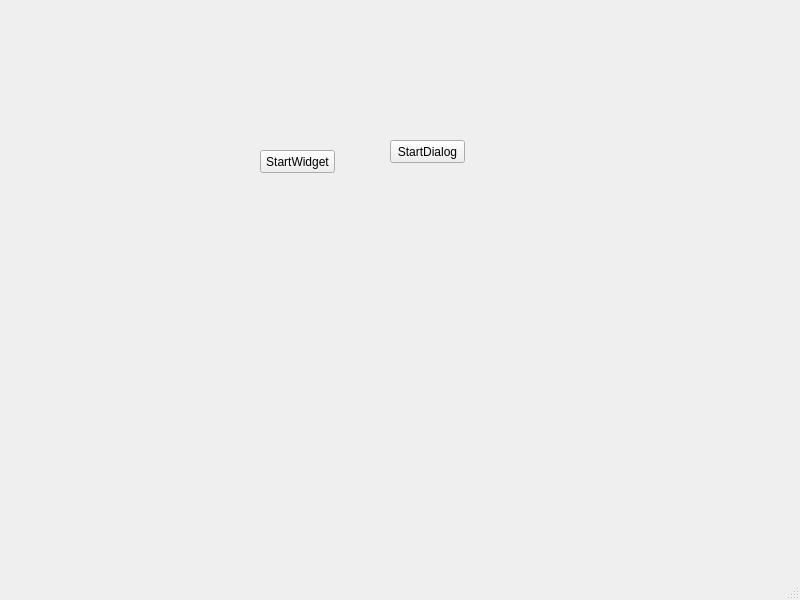
<?xml version="1.0" encoding="UTF-8"?>
<ui version="4.0">
 <class>MainWindow</class>
 <widget class="QMainWindow" name="MainWindow">
  <property name="geometry">
   <rect>
    <x>0</x>
    <y>0</y>
    <width>800</width>
    <height>600</height>
   </rect>
  </property>
  <property name="windowTitle">
   <string>MainWindow</string>
  </property>
  <widget class="QWidget" name="centralwidget">
   <widget class="QPushButton" name="starWidgetBtn">
    <property name="geometry">
     <rect>
      <x>260</x>
      <y>150</y>
      <width>75</width>
      <height>23</height>
     </rect>
    </property>
    <property name="text">
     <string>StartWidget</string>
    </property>
   </widget>
   <widget class="QPushButton" name="startDialogBtn">
    <property name="geometry">
     <rect>
      <x>390</x>
      <y>140</y>
      <width>75</width>
      <height>23</height>
     </rect>
    </property>
    <property name="text">
     <string>StartDialog</string>
    </property>
   </widget>
  </widget>
  <widget class="QMenuBar" name="menubar">
   <property name="geometry">
    <rect>
     <x>0</x>
     <y>0</y>
     <width>800</width>
     <height>23</height>
    </rect>
   </property>
  </widget>
  <widget class="QStatusBar" name="statusbar"/>
 </widget>
 <resources/>
 <connections/>
</ui>
